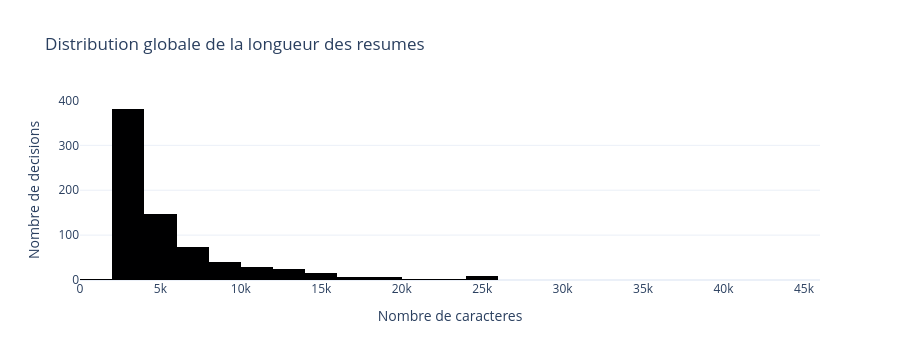

Notebook cell for this chart:
### Code cell
fig = px.histogram(df, x='text_length', nbins=30, title='Distribution globale de la longueur des resumes')
fig.update_layout(template='plotly_white', height=360, xaxis_title='Nombre de caracteres', yaxis_title='Nombre de decisions')
fig.show()

### Figure 1 — Plotly figure (JSON) as saved in the notebook; plotly's stock layout.template omitted (floating-point values rounded to 4 significant figures; data arrays with more than 128 entries replaced by an {"elided": "..."} marker saying what was removed)
{"data": [{"bingroup": "x", "hovertemplate": "text_length=%{x}<br>count=%{y}<extra></extra>", "legendgroup": "", "marker": {"color": "#000001", "pattern": {"shape": ""}}, "name": "", "nbinsx": 30, "orientation": "v", "showlegend": false, "type": "histogram", "x": {"elided": "743 int values"}, "xaxis": "x", "yaxis": "y"}], "layout": {"barmode": "relative", "height": 360, "legend": {"tracegroupgap": 0}, "title": {"text": "Distribution globale de la longueur des resumes"}, "xaxis": {"anchor": "y", "domain": [0, 1], "title": {"text": "Nombre de caracteres"}}, "yaxis": {"anchor": "x", "domain": [0, 1], "title": {"text": "Nombre de decisions"}}}}
